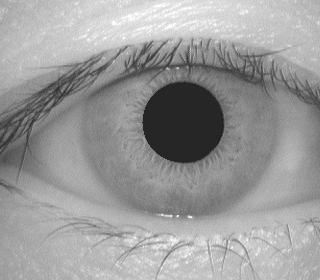
#> input picture CASIA1/001_2_1.jpg, 320 x 280 px
$ python verify.py --file ../CASIA1/001_2_1.jpg
#> lines starting #> are read from the running program, lines starting #| are printed output that depends on the picture
### python/fnc/extractFeature.py
##-----------------------------------------------------------------------------
##  Import
##-----------------------------------------------------------------------------
from cv2 import imread

from fnc.segment import segment
from fnc.normalize import normalize
from fnc.encode import encode


##-----------------------------------------------------------------------------
##  Parameters for extracting feature
##	(The following parameters are default for CASIA1 dataset)
##-----------------------------------------------------------------------------
# Segmentation parameters
eyelashes_thres = 80

# Normalisation parameters
radial_res = 20
angular_res = 240

# Feature encoding parameters
minWaveLength = 18
mult = 1
sigmaOnf = 0.5


##-----------------------------------------------------------------------------
##  Function
##-----------------------------------------------------------------------------
def extractFeature(im_filename, use_multiprocess=True):
	"""
	Description:
		Extract features from an iris image

	Input:
		im_filename			- The input iris image
		use_multiprocess	- Use multiprocess to run

	Output:
		template			- The extracted template
		mask				- The extracted mask
		im_filename			- The input iris image
	"""
#> called with im_filename = '../CASIA1/001_2_1.jpg', use_multiprocess = True
	# Perform segmentation
	im = imread(im_filename, 0)
#> im is the input picture: shape (280, 320); min 15, max 255, mean 154.6
	ciriris, cirpupil, imwithnoise = segment(im, eyelashes_thres, use_multiprocess)

	# Perform normalization
	polar_array, noise_array = normalize(imwithnoise, ciriris[1], ciriris[0], ciriris[2],
										 cirpupil[1], cirpupil[0], cirpupil[2],
										 radial_res, angular_res)

	# Perform feature encoding
	template, mask = encode(polar_array, noise_array, minWaveLength, mult, sigmaOnf)

	# Return
	return template, mask, im_filename

### python/fnc/boundary.py
##-----------------------------------------------------------------------------
##  Import
##-----------------------------------------------------------------------------
import numpy as np
from scipy import signal


##-----------------------------------------------------------------------------
##  Function
##-----------------------------------------------------------------------------
def searchInnerBound(img):
    """
    Description:
        Search for the inner boundary of the iris.

    Input:
        img		- The input iris image.

    Output:
        inner_y	- y-coordinate of the inner circle centre.
        inner_x	- x-coordinate of the inner circle centre.
        inner_r	- Radius of the inner circle.
    """

    # Integro-Differential operator coarse (jump-level precision)
    Y = img.shape[0]
    X = img.shape[1]
    sect = X/4 		# Width of the external margin for which search is excluded
    minrad = 10
    maxrad = sect*0.8
    jump = 4 		# Precision of the coarse search, in pixels

    # Hough Space (y,x,r)
    sz = np.array([np.floor((Y-2*sect)/jump),
                    np.floor((X-2*sect)/jump),
                    np.floor((maxrad-minrad)/jump)]).astype(int)

    # Resolution of the circular integration
    integrationprecision = 1
    angs = np.arange(0, 2*np.pi, integrationprecision)
    x, y, r = np.meshgrid(np.arange(sz[1]),
                          np.arange(sz[0]),
                          np.arange(sz[2]))
    y = sect + y*jump
    x = sect + x*jump
    r = minrad + r*jump
    hs = ContourIntegralCircular(img, y, x, r, angs)

    # Hough Space Partial Derivative R
    hspdr = hs - hs[:, :, np.insert(np.arange(hs.shape[2]-1), 0, 0)]

    # Blur
    sm = 3 		# Size of the blurring mask
    hspdrs = signal.fftconvolve(hspdr, np.ones([sm,sm,sm]), mode="same")

    indmax = np.argmax(hspdrs.ravel())
    y,x,r = np.unravel_index(indmax, hspdrs.shape)

    inner_y = sect + y*jump
    inner_x = sect + x*jump
    inner_r = minrad + (r-1)*jump

    # Integro-Differential operator fine (pixel-level precision)
    integrationprecision = 0.1 		# Resolution of the circular integration
    angs = np.arange(0, 2*np.pi, integrationprecision)
    x, y, r = np.meshgrid(np.arange(jump*2),
                          np.arange(jump*2),
                          np.arange(jump*2))
    y = inner_y - jump + y
    x = inner_x - jump + x
    r = inner_r - jump + r
    hs = ContourIntegralCircular(img, y, x, r, angs)

    # Hough Space Partial Derivative R
    hspdr = hs - hs[:, :, np.insert(np.arange(hs.shape[2]-1), 0, 0)]

    # Bluring
    sm = 3 		# Size of the blurring mask
    hspdrs = signal.fftconvolve(hspdr, np.ones([sm,sm,sm]), mode="same")
    indmax = np.argmax(hspdrs.ravel())
    y,x,r = np.unravel_index(indmax, hspdrs.shape)

    inner_y = inner_y - jump + y
    inner_x = inner_x - jump + x
    inner_r = inner_r - jump + r - 1

    return inner_y, inner_x, inner_r


#------------------------------------------------------------------------------
def searchOuterBound(img, inner_y, inner_x, inner_r):
    """
    Description:
        Search for the outer boundary of the iris.

    Input:
        img		- The input iris image.
        inner_y	- The y-coordinate of the inner circle centre.
        inner_x	- The x-coordinate of the inner circle centre.
        inner_r	- The radius of the inner circle.

    Output:
        outer_y	- y-coordinate of the outer circle centre.
        outer_x	- x-coordinate of the outer circle centre.
        outer_r	- Radius of the outer circle.
    """
    # Maximum displacement 15# (Daugman 2004)
    maxdispl = np.round(inner_r*0.15).astype(int)

    # 0.1 - 0.8 (Daugman 2004)
    minrad = np.round(inner_r/0.8).astype(int)
    maxrad = np.round(inner_r/0.3).astype(int)

    # # Hough Space (y,x,r)
    # hs = np.zeros([2*maxdispl, 2*maxdispl, maxrad-minrad])

    # Integration region, avoiding eyelids
    intreg = np.array([[2/6, 4/6], [8/6, 10/6]]) * np.pi

    # Resolution of the circular integration
    integrationprecision = 0.05
    angs = np.concatenate([np.arange(intreg[0,0], intreg[0,1], integrationprecision),
                            np.arange(intreg[1,0], intreg[1,1], integrationprecision)],
                            axis=0)
    x, y, r = np.meshgrid(np.arange(2*maxdispl),
                          np.arange(2*maxdispl),
                          np.arange(maxrad-minrad))
    y = inner_y - maxdispl + y
    x = inner_x - maxdispl + x
    r = minrad + r
    hs = ContourIntegralCircular(img, y, x, r, angs)

    # Hough Space Partial Derivative R
    hspdr = hs - hs[:, :, np.insert(np.arange(hs.shape[2]-1), 0, 0)]

    # Blur
    sm = 7 	# Size of the blurring mask
    hspdrs = signal.fftconvolve(hspdr, np.ones([sm,sm,sm]), mode="same")

    indmax = np.argmax(hspdrs.ravel())
    y,x,r = np.unravel_index(indmax, hspdrs.shape)

    outer_y = inner_y - maxdispl + y + 1
    outer_x = inner_x - maxdispl + x + 1
    outer_r = minrad + r - 1

    return outer_y, outer_x, outer_r


#------------------------------------------------------------------------------
def ContourIntegralCircular(imagen, y_0, x_0, r, angs):
    """
    Description:
        Performs contour (circular) integral.
        Use discrete Rie-mann approach.

    Input:
        imagen  - The input iris image.
        y_0     - The y-coordinate of the circle centre.
        x_0     - The x-coordinate of the circle centre.
        r       - The radius of the circle.
        angs    - The region of the circle considering clockwise 0-2pi.

    Output:
        hs      - Integral result.
    """
    # Get y, x
    y = np.zeros([len(angs), r.shape[0], r.shape[1], r.shape[2]], dtype=int)
    x = np.zeros([len(angs), r.shape[0], r.shape[1], r.shape[2]], dtype=int)
    for i in range(len(angs)):
        ang = angs[i]
        y[i, :, :, :] = np.round(y_0 - np.cos(ang) * r).astype(int)
        x[i, :, :, :] = np.round(x_0 + np.sin(ang) * r).astype(int)

    # Adapt y
    ind = np.where(y < 0)
    y[ind] = 0
    ind = np.where(y >= imagen.shape[0])
    y[ind] = imagen.shape[0] - 1

    # Adapt x
    ind = np.where(x < 0)
    x[ind] = 0
    ind = np.where(x >= imagen.shape[1])
    x[ind] = imagen.shape[1] - 1

    # Return
    hs = imagen[y, x]
    hs = np.sum(hs, axis=0)
    return hs.astype(float)

### python/fnc/segment.py
##-----------------------------------------------------------------------------
##  Author      : Chinh-Thuy Nguyen
##  Date        : Nov 11, 2017
##
##  Interpreter : 3.5
##  Editor      : Sublime Text 3
##-----------------------------------------------------------------------------

##-----------------------------------------------------------------------------
##  Import
##-----------------------------------------------------------------------------
import numpy as np
from fnc.boundary import searchInnerBound, searchOuterBound
from fnc.line import findline, linecoords
import multiprocessing as mp


##-----------------------------------------------------------------------------
##  Function
##-----------------------------------------------------------------------------
def segment(eyeim, eyelashes_thres=80, use_multiprocess=True):
	"""
	Description:
		Segment the iris region from the eye image.
		Indicate the noise region.

	Input:
		eyeim				- Eye image
		eyelashes_thres   	- Eyelashes threshold
		use_multiprocess   	- Use multiprocess to run

	Output:
		ciriris		- Centre coordinates and radius of iris boundary.
		cirpupil	- Centre coordinates and radius of pupil boundary.
		imwithnoise	- Original image with location of noise marked with NaN.
	"""
	# Find the iris boundary by Daugman's intefro-differential
	rowp, colp, rp = searchInnerBound(eyeim)
#> in searchInnerBound, `indmax = np.argmax(hspdrs.ravel())`: indmax = 5546
#> in searchInnerBound, `y,x,r = np.unravel_index(indmax, hspdrs.shape)`: y = 10; x = 26; r = 8
#> in searchInnerBound, `inner_y = sect + y*jump`: inner_y = 120
#> in searchInnerBound, `inner_x = sect + x*jump`: inner_x = 184
#> in searchInnerBound, `inner_r = minrad + (r-1)*jump`: inner_r = 38
#> in searchInnerBound, `indmax = np.argmax(hspdrs.ravel())`: indmax = 406
#> in searchInnerBound, `y,x,r = np.unravel_index(indmax, hspdrs.shape)`: y = 6; x = 2; r = 6
#> in searchInnerBound, `inner_y = inner_y - jump + y`: inner_y = 122
#> in searchInnerBound, `inner_x = inner_x - jump + x`: inner_x = 182
#> in searchInnerBound, `inner_r = inner_r - jump + r - 1`: inner_r = 39
	row, col, r = searchOuterBound(eyeim, rowp, colp, rp)

	# Package pupil and iris boundaries
	rowp = np.round(rowp).astype(int)
	colp = np.round(colp).astype(int)
	rp = np.round(rp).astype(int)
	row = np.round(row).astype(int)
	col = np.round(col).astype(int)
	r = np.round(r).astype(int)
	cirpupil = [rowp, colp, rp]
	ciriris = [row, col, r]

	# Find top and bottom eyelid
	imsz = eyeim.shape
	irl = np.round(row - r).astype(int)
	iru = np.round(row + r).astype(int)
	icl = np.round(col - r).astype(int)
	icu = np.round(col + r).astype(int)
	if irl < 0:
		irl = 0
	if icl < 0:
		icl = 0
	if iru >= imsz[0]:
		iru = imsz[0] - 1
	if icu >= imsz[1]:
		icu = imsz[1] - 1
	imageiris = eyeim[irl: iru + 1, icl: icu + 1]

	# If use_multiprocess
	if use_multiprocess:
		ret_top = mp.Manager().dict()
		ret_bot = mp.Manager().dict()
		p_top = mp.Process(
			target=findTopEyelid,
			args=(imsz, imageiris, irl, icl, rowp, rp, ret_top),
		)
		p_bot = mp.Process(
			target=findBottomEyelid,
			args=(imsz, imageiris, rowp, rp, irl, icl, ret_bot),
		)
		p_top.start()
		p_bot.start()
		p_top.join()
		p_bot.join()
		mask_top = ret_top[0]
		mask_bot = ret_bot[0]

	# If not use_multiprocess
	else:
		mask_top = findTopEyelid(imsz, imageiris, irl, icl, rowp, rp)
		mask_bot = findBottomEyelid(imsz, imageiris, rowp, rp, irl, icl)

	# Mask the eye image, noise region is masked by NaN value
	imwithnoise = eyeim.astype(float)
	imwithnoise = imwithnoise + mask_top + mask_bot

	# For CASIA, eliminate eyelashes by threshold
	ref = eyeim < eyelashes_thres
	coords = np.where(ref == 1)
	imwithnoise[coords] = np.nan

	return ciriris, cirpupil, imwithnoise


#------------------------------------------------------------------------------
# [82 lines left out: functions findTopEyelid, findBottomEyelid, not called in this run]

### python/verify.py
##-----------------------------------------------------------------------------
##  Author      : Thuy Nguyen-Chinh
##  Date        : Nov 23, 2017
##
##  Interpreter : Python 3.5
##  Description : Verify an account
##-----------------------------------------------------------------------------


##-----------------------------------------------------------------------------
##  Import
##-----------------------------------------------------------------------------
import argparse
from time import time

from fnc.extractFeature import extractFeature
from fnc.matching import matching


#------------------------------------------------------------------------------
#	Argument parsing
#------------------------------------------------------------------------------
parser = argparse.ArgumentParser()

parser.add_argument("--file", type=str,
                    help="Path to the file that you want to verify.")

parser.add_argument("--temp_dir", type=str, default="./templates/",
					help="Path to the directory containing templates.")

parser.add_argument("--thres", type=float, default=0.38,
					help="Threshold for matching.")

args = parser.parse_args()


##-----------------------------------------------------------------------------
##  Execution
##-----------------------------------------------------------------------------
# Extract feature
start = time()
print('>>> Start verifying {}\n'.format(args.file))
template, mask, file = extractFeature(args.file)
#> in segment, `rowp, colp, rp = searchInnerBound(eyeim)`: rowp = 122; colp = 182; rp = 39
#> in searchOuterBound, `maxdispl = np.round(inner_r*0.15).astype(int)`: maxdispl = 6
#> in searchOuterBound, `minrad = np.round(inner_r/0.8).astype(int)`: minrad = 49
#> in searchOuterBound, `maxrad = np.round(inner_r/0.3).astype(int)`: maxrad = 130
#> in searchOuterBound, `indmax = np.argmax(hspdrs.ravel())`: indmax = 8070
#> in searchOuterBound, `y,x,r = np.unravel_index(indmax, hspdrs.shape)`: y = 8; x = 3; r = 51
#> in searchOuterBound, `outer_y = inner_y - maxdispl + y + 1`: outer_y = 125
#> in searchOuterBound, `outer_x = inner_x - maxdispl + x + 1`: outer_x = 180
#> in searchOuterBound, `outer_r = minrad + r - 1`: outer_r = 99
#> in segment, `row, col, r = searchOuterBound(eyeim, rowp, colp, rp)`: row = 125; col = 180; r = 99
#> in segment, `cirpupil = [rowp, colp, rp]`: cirpupil = [122, 182, 39]
#> in segment, `ciriris = [row, col, r]`: ciriris = [125, 180, 99]
#> in segment, `irl = np.round(row - r).astype(int)`: irl = 26
#> in segment, `iru = np.round(row + r).astype(int)`: iru = 224
#> in segment, `icl = np.round(col - r).astype(int)`: icl = 81
#> in segment, `icu = np.round(col + r).astype(int)`: icu = 279
#> in segment, `imageiris = eyeim[irl: iru + 1, icl: icu + 1]`:
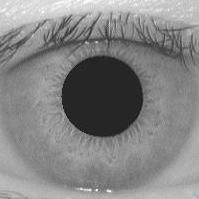
#> imageiris: shape (199, 199); min 15, max 255, mean 132.1
#> (the program exits here)
